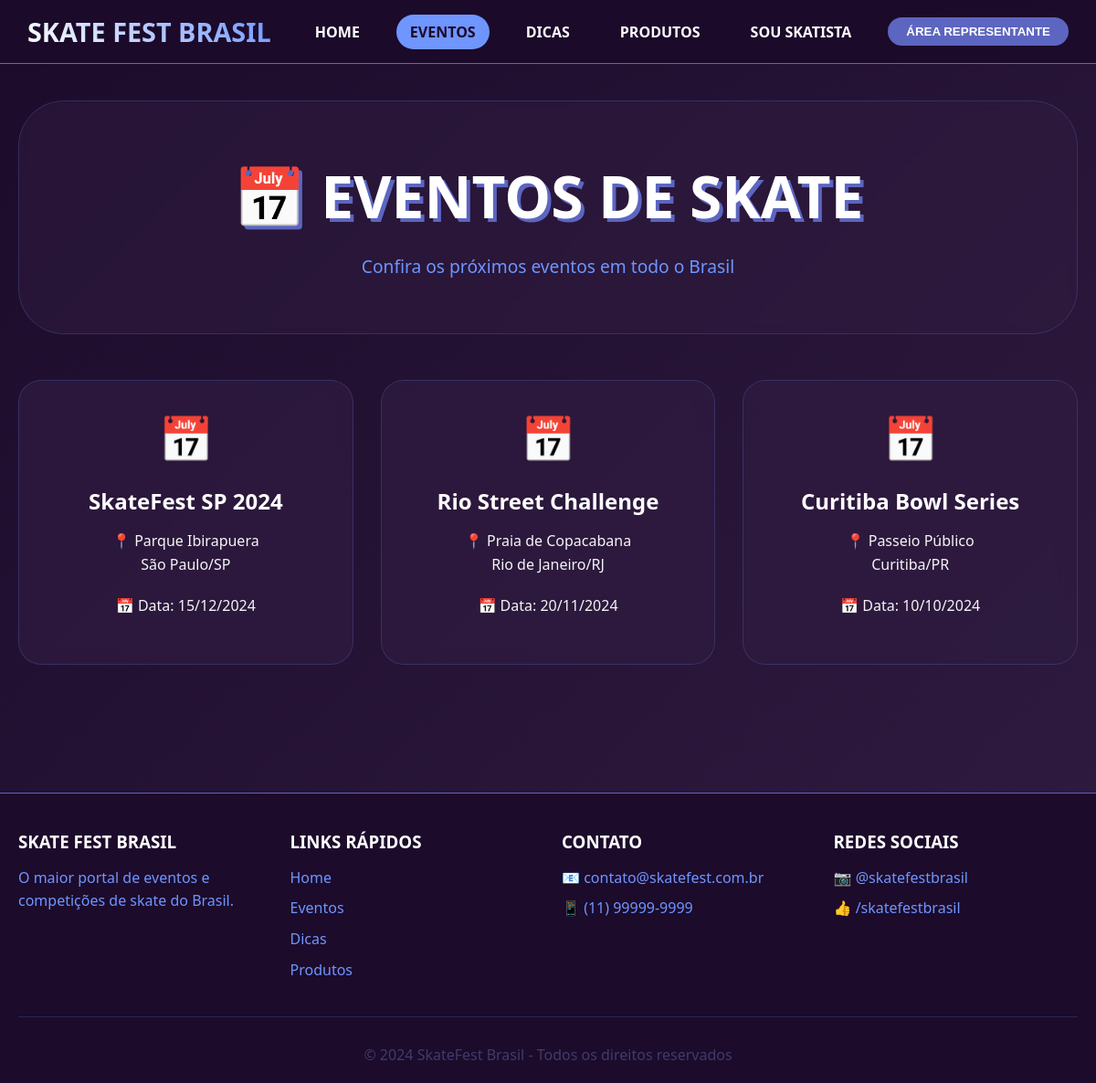
The page /?pagina=eventos on the database its author committed.
### tables this page shows
CREATE TABLE `eventos` (
  `id` int(11) NOT NULL,
  `nome_evento` varchar(100) NOT NULL,
  `data_evento` date NOT NULL,
  `hora_evento` time DEFAULT NULL,
  `cidade` varchar(100) NOT NULL,
  `estado` char(2) NOT NULL,
  `local_evento` varchar(200) NOT NULL,
  `descricao` text DEFAULT NULL,
  `capacidade_maxima` int(11) DEFAULT 100,
  `inscritos` int(11) DEFAULT 0,
  `status` enum('agendado','andamento','finalizado','cancelado') DEFAULT 'agendado',
  `representante_id` int(11) NOT NULL,
  `created_at` timestamp NOT NULL DEFAULT current_timestamp(),
  `updated_at` timestamp NULL DEFAULT NULL ON UPDATE current_timestamp()
);

### index.php (the view, shortened to what this page needs)
<?php
$host = 'localhost';
$dbname = 'skate_fest_competition';
$user = 'root';
$pass = '';
try {
    $pdo = new PDO("mysql:host=$host;dbname=$dbname;charset=utf8mb4", $user, $pass);
    $pdo->setAttribute(PDO::ATTR_ERRMODE, PDO::ERRMODE_EXCEPTION);
} catch(PDOException $e) {
    die("Erro de conexão: " . $e->getMessage());
}
function isRepresentanteLogado() {
    return isset($_SESSION['representante_id']);
}
$pagina = $_GET['pagina'] ?? 'home';
$eventos = $pdo->query("SELECT * FROM eventos ORDER BY data_evento DESC")->fetchAll();
?>
<!DOCTYPE html>
<html lang="pt-BR">
<head>
</head>
<body>
    <nav class="navbar">
        <div class="navbar-container">
            <div class="logo"><h1>SKATE FEST BRASIL</h1></div>
            <div class="nav-links">
                <a href="?pagina=home" class="<?= $pagina == 'home' ? 'active' : '' ?>">HOME</a>
                <a href="?pagina=eventos" class="<?= $pagina == 'eventos' ? 'active' : '' ?>">EVENTOS</a>
                <a href="?pagina=dicas" class="<?= $pagina == 'dicas' ? 'active' : '' ?>">DICAS</a>
                <a href="?pagina=produtos" class="<?= $pagina == 'produtos' ? 'active' : '' ?>">PRODUTOS</a>
                <a href="?pagina=cadastro-skatista" class="<?= $pagina == 'cadastro-skatista' ? 'active' : '' ?>">SOU SKATISTA</a>
                <?php if(isRepresentanteLogado()): ?>
                    <div class="user-info"><span>👋 <?= $_SESSION['representante_nome'] ?></span><a href="?logout=1" class="btn-logout">SAIR</a></div>
                <?php else: ?>
                    <button class="btn-login" onclick="abrirModalLogin()">ÁREA REPRESENTANTE</button>
                <?php endif; ?>
            </div>
        </div>
    </nav>
    <main class="container">
        <?php if($pagina == 'home'): ?>
            <section class="hero"><h1>SKATE FEST BRASIL</h1><p>O maior portal de eventos, competições e cultura do skate no Brasil</p></section>
            <div class="cards-grid">
                <div class="card"><div class="card-icon">🏆</div><h3>Competições</h3><p>Participe das melhores competições de skate do Brasil.</p><?php if(isRepresentanteLogado()): ?><a href="?pagina=competicao" class="btn">Ver Competições</a><?php else: ?><button class="btn" onclick="abrirModalLogin()">Faça login para acessar</button><?php endif; ?></div>
                <div class="card"><div class="card-icon">📅</div><h3>Eventos</h3><p>Confira a agenda de eventos de skate em todo o Brasil.</p><a href="?pagina=eventos" class="btn">Ver Eventos</a></div>
                <div class="card"><div class="card-icon">💡</div><h3>Dicas</h3><p>Dicas de manobras, manutenção e equipamentos.</p><a href="?pagina=dicas" class="btn">Ver Dicas</a></div>
                <div class="card"><div class="card-icon">🛒</div><h3>Produtos</h3><p>As melhores marcas de skate com preços especiais.</p><a href="?pagina=produtos" class="btn">Comprar</a></div>
                <div class="card"><div class="card-icon">🛹</div><h3>Sou Skatista</h3><p>Cadastre-se nos eventos e mostre seu talento.</p><a href="?pagina=cadastro-skatista" class="btn">Me Inscrever</a></div>
            </div>
        <?php elseif($pagina == 'eventos'): ?>
            <section class="hero"><h1>📅 EVENTOS DE SKATE</h1><p>Confira os próximos eventos em todo o Brasil</p></section>
            <?php if(empty($eventos)): ?>
                <div class="card" style="text-align: center;"><p>Nenhum evento cadastrado ainda.</p></div>
            <?php else: ?>
                <div class="cards-grid">
                    <?php foreach($eventos as $evento): ?>
                        <div class="card">
                            <div class="card-icon">📅</div>
                            <h3><?= htmlspecialchars($evento['nome_evento']) ?></h3>
                            <p>📍 <?= htmlspecialchars($evento['local_evento']) ?><br><?= htmlspecialchars($evento['cidade'])?>/<?= htmlspecialchars($evento['estado']) ?></p>
                            <p>📅 Data: <?= date('d/m/Y', strtotime($evento['data_evento'])) ?></p>
                        </div>
                    <?php endforeach; ?>
                </div>
            <?php endif; ?>
        <?php endif; ?>
    </main>
    <footer class="footer">
        <div class="footer-content">
            <div class="footer-section"><h3>SKATE FEST BRASIL</h3><p>O maior portal de eventos e competições de skate do Brasil.</p></div>
            <div class="footer-section"><h3>LINKS RÁPIDOS</h3><a href="?pagina=home">Home</a><a href="?pagina=eventos">Eventos</a><a href="?pagina=dicas">Dicas</a><a href="?pagina=produtos">Produtos</a></div>
            <div class="footer-section"><h3>CONTATO</h3><p>📧 contato@skatefest.com.br</p><p>📱 (11) 99999-9999</p></div>
            <div class="footer-section"><h3>REDES SOCIAIS</h3><p>📷 @skatefestbrasil</p><p>👍 /skatefestbrasil</p></div>
        </div>
        <div class="footer-bottom"><p>&copy; 2024 SkateFest Brasil - Todos os direitos reservados</p></div>
    </footer>
</body>
</html>

### index.php (style rules this page uses)
* { margin: 0; padding: 0; box-sizing: border-box; }
body { font-family: 'Segoe UI', Tahoma, Geneva, Verdana, sans-serif; background: linear-gradient(135deg, #1C0B2B 0%, #301C41 100%); min-height: 100vh; color: white; }
.navbar { background: rgba(28, 11, 43, 0.95); backdrop-filter: blur(10px); padding: 15px 30px; position: sticky; top: 0; z-index: 1000; border-bottom: 1px solid #5C65C0; }
.navbar-container { max-width: 1400px; margin: 0 auto; display: flex; justify-content: space-between; align-items: center; flex-wrap: wrap; gap: 20px; }
.logo h1 { font-size: 1.8rem; background: linear-gradient(45deg, white, #6F95FF); -webkit-background-clip: text; -webkit-text-fill-color: transparent; }
.nav-links { display: flex; gap: 25px; flex-wrap: wrap; align-items: center; }
.nav-links a { color: white; text-decoration: none; font-weight: 600; padding: 8px 15px; border-radius: 25px; transition: all 0.3s ease; }
.nav-links a:hover, .nav-links a.active { background: #6F95FF; color: #1C0B2B; }
.btn-login { background: #5C65C0; padding: 8px 20px; border-radius: 25px; border: none; cursor: pointer; color: white; font-weight: 600; }
.container { max-width: 1400px; margin: 0 auto; padding: 40px 20px; }
.hero { text-align: center; padding: 60px 20px; background: rgba(48, 28, 65, 0.5); border-radius: 50px; margin-bottom: 50px; backdrop-filter: blur(5px); border: 1px solid rgba(111, 149, 255, 0.2); }
.hero h1 { font-size: 4rem; margin-bottom: 20px; text-shadow: 4px 4px 0 #5C65C0; }
.hero p { color: #6F95FF; font-size: 1.2rem; }
.cards-grid { display: grid; grid-template-columns: repeat(auto-fit, minmax(300px, 1fr)); gap: 30px; margin-bottom: 50px; }
.card { background: rgba(48, 28, 65, 0.7); backdrop-filter: blur(10px); border-radius: 25px; padding: 30px; border: 1px solid rgba(111, 149, 255, 0.2); transition: all 0.3s ease; text-align: center; }
.card-icon { font-size: 3rem; margin-bottom: 20px; }
.card h3 { font-size: 1.5rem; margin-bottom: 15px; }
.card p { color: #F5F5F5; margin-bottom: 20px; line-height: 1.6; }
.footer { background: rgba(28, 11, 43, 0.95); padding: 40px 20px 20px; margin-top: 50px; border-top: 1px solid #5C65C0; }
.footer-content { max-width: 1400px; margin: 0 auto; display: grid; grid-template-columns: repeat(auto-fit, minmax(250px, 1fr)); gap: 30px; }
.footer-section h3 { margin-bottom: 15px; }
.footer-section p, .footer-section a { color: #6F95FF; line-height: 1.6; text-decoration: none; display: block; margin: 8px 0; }
.footer-bottom { text-align: center; padding-top: 30px; margin-top: 30px; border-top: 1px solid rgba(111, 149, 255, 0.2); color: #413B6B; }

### rows shown on the page
eventos: nome_evento "SkateFest SP 2024", local_evento "Parque Ibirapuera", cidade "São Paulo", estado "SP", data_evento "15/12/2024"
eventos: nome_evento "Rio Street Challenge", local_evento "Praia de Copacabana", cidade "Rio de Janeiro", estado "RJ", data_evento "20/11/2024"
eventos: nome_evento "Curitiba Bowl Series", local_evento "Passeio Público", cidade "Curitiba", estado "PR", data_evento "10/10/2024"
